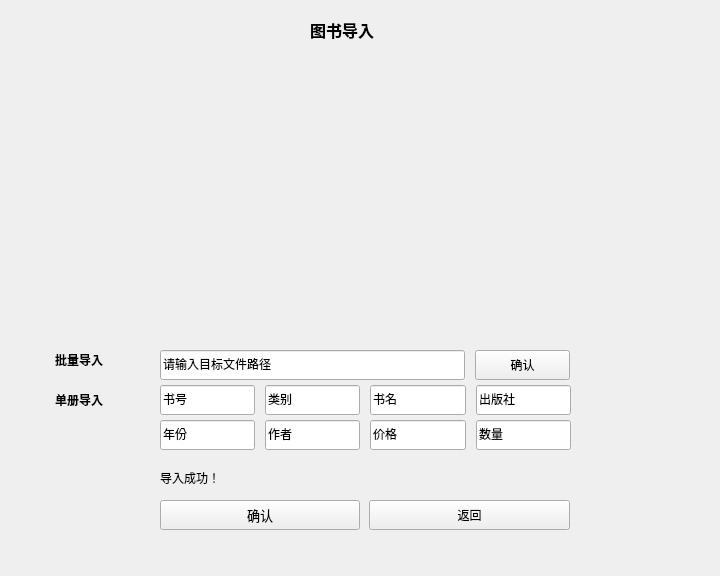
<?xml version="1.0" encoding="UTF-8"?>
<ui version="4.0">
 <class>add_book_page</class>
 <widget class="QWidget" name="add_book_page">
  <property name="geometry">
   <rect>
    <x>0</x>
    <y>0</y>
    <width>720</width>
    <height>576</height>
   </rect>
  </property>
  <property name="maximumSize">
   <size>
    <width>16777215</width>
    <height>16777215</height>
   </size>
  </property>
  <property name="windowTitle">
   <string>Form</string>
  </property>
  <widget class="QLabel" name="add_book_label">
   <property name="geometry">
    <rect>
     <x>310</x>
     <y>10</y>
     <width>131</width>
     <height>40</height>
    </rect>
   </property>
   <property name="font">
    <font>
     <family>微软雅黑</family>
     <pointsize>12</pointsize>
     <weight>75</weight>
     <bold>true</bold>
    </font>
   </property>
   <property name="text">
    <string>图书导入</string>
   </property>
  </widget>
  <widget class="QLabel" name="single_import">
   <property name="geometry">
    <rect>
     <x>55</x>
     <y>390</y>
     <width>71</width>
     <height>20</height>
    </rect>
   </property>
   <property name="font">
    <font>
     <family>微软雅黑</family>
     <weight>75</weight>
     <bold>true</bold>
    </font>
   </property>
   <property name="text">
    <string>单册导入</string>
   </property>
  </widget>
  <widget class="QLabel" name="batch_import">
   <property name="geometry">
    <rect>
     <x>55</x>
     <y>350</y>
     <width>71</width>
     <height>20</height>
    </rect>
   </property>
   <property name="font">
    <font>
     <family>微软雅黑</family>
     <weight>75</weight>
     <bold>true</bold>
    </font>
   </property>
   <property name="text">
    <string>批量导入</string>
   </property>
  </widget>
  <widget class="QLineEdit" name="path">
   <property name="geometry">
    <rect>
     <x>160</x>
     <y>350</y>
     <width>305</width>
     <height>30</height>
    </rect>
   </property>
   <property name="font">
    <font>
     <family>微软雅黑</family>
    </font>
   </property>
   <property name="text">
    <string>请输入目标文件路径</string>
   </property>
  </widget>
  <widget class="QPushButton" name="bi_confirm">
   <property name="geometry">
    <rect>
     <x>475</x>
     <y>350</y>
     <width>95</width>
     <height>30</height>
    </rect>
   </property>
   <property name="minimumSize">
    <size>
     <width>95</width>
     <height>30</height>
    </size>
   </property>
   <property name="maximumSize">
    <size>
     <width>95</width>
     <height>30</height>
    </size>
   </property>
   <property name="font">
    <font>
     <family>微软雅黑</family>
    </font>
   </property>
   <property name="text">
    <string>确认</string>
   </property>
  </widget>
  <widget class="QWidget" name="horizontalLayoutWidget">
   <property name="geometry">
    <rect>
     <x>160</x>
     <y>360</y>
     <width>411</width>
     <height>80</height>
    </rect>
   </property>
   <layout class="QHBoxLayout" name="horizontalLayout">
    <property name="spacing">
     <number>10</number>
    </property>
    <item>
     <widget class="QLineEdit" name="bno">
      <property name="minimumSize">
       <size>
        <width>0</width>
        <height>30</height>
       </size>
      </property>
      <property name="maximumSize">
       <size>
        <width>16777215</width>
        <height>30</height>
       </size>
      </property>
      <property name="font">
       <font>
        <family>微软雅黑</family>
       </font>
      </property>
      <property name="text">
       <string>书号</string>
      </property>
     </widget>
    </item>
    <item>
     <widget class="QLineEdit" name="category">
      <property name="minimumSize">
       <size>
        <width>0</width>
        <height>30</height>
       </size>
      </property>
      <property name="maximumSize">
       <size>
        <width>16777215</width>
        <height>30</height>
       </size>
      </property>
      <property name="font">
       <font>
        <family>微软雅黑</family>
       </font>
      </property>
      <property name="text">
       <string>类别</string>
      </property>
     </widget>
    </item>
    <item>
     <widget class="QLineEdit" name="title">
      <property name="minimumSize">
       <size>
        <width>0</width>
        <height>30</height>
       </size>
      </property>
      <property name="maximumSize">
       <size>
        <width>16777215</width>
        <height>30</height>
       </size>
      </property>
      <property name="font">
       <font>
        <family>微软雅黑</family>
       </font>
      </property>
      <property name="text">
       <string>书名</string>
      </property>
     </widget>
    </item>
    <item>
     <widget class="QLineEdit" name="press">
      <property name="minimumSize">
       <size>
        <width>0</width>
        <height>30</height>
       </size>
      </property>
      <property name="maximumSize">
       <size>
        <width>16777215</width>
        <height>30</height>
       </size>
      </property>
      <property name="font">
       <font>
        <family>微软雅黑</family>
       </font>
      </property>
      <property name="text">
       <string>出版社</string>
      </property>
     </widget>
    </item>
   </layout>
  </widget>
  <widget class="QWidget" name="horizontalLayoutWidget_2">
   <property name="geometry">
    <rect>
     <x>160</x>
     <y>400</y>
     <width>411</width>
     <height>71</height>
    </rect>
   </property>
   <layout class="QHBoxLayout" name="horizontalLayout_2">
    <property name="spacing">
     <number>10</number>
    </property>
    <item>
     <widget class="QLineEdit" name="year">
      <property name="minimumSize">
       <size>
        <width>0</width>
        <height>30</height>
       </size>
      </property>
      <property name="maximumSize">
       <size>
        <width>16777215</width>
        <height>30</height>
       </size>
      </property>
      <property name="font">
       <font>
        <family>微软雅黑</family>
       </font>
      </property>
      <property name="text">
       <string>年份</string>
      </property>
     </widget>
    </item>
    <item>
     <widget class="QLineEdit" name="author">
      <property name="minimumSize">
       <size>
        <width>0</width>
        <height>30</height>
       </size>
      </property>
      <property name="maximumSize">
       <size>
        <width>16777215</width>
        <height>30</height>
       </size>
      </property>
      <property name="font">
       <font>
        <family>微软雅黑</family>
       </font>
      </property>
      <property name="text">
       <string>作者</string>
      </property>
     </widget>
    </item>
    <item>
     <widget class="QLineEdit" name="price">
      <property name="minimumSize">
       <size>
        <width>0</width>
        <height>30</height>
       </size>
      </property>
      <property name="maximumSize">
       <size>
        <width>16777215</width>
        <height>30</height>
       </size>
      </property>
      <property name="font">
       <font>
        <family>微软雅黑</family>
       </font>
      </property>
      <property name="text">
       <string>价格</string>
      </property>
     </widget>
    </item>
    <item>
     <widget class="QLineEdit" name="total">
      <property name="minimumSize">
       <size>
        <width>0</width>
        <height>30</height>
       </size>
      </property>
      <property name="maximumSize">
       <size>
        <width>16777215</width>
        <height>30</height>
       </size>
      </property>
      <property name="font">
       <font>
        <family>微软雅黑</family>
       </font>
      </property>
      <property name="text">
       <string>数量</string>
      </property>
     </widget>
    </item>
   </layout>
  </widget>
  <widget class="QPushButton" name="return_button">
   <property name="geometry">
    <rect>
     <x>369</x>
     <y>500</y>
     <width>201</width>
     <height>30</height>
    </rect>
   </property>
   <property name="font">
    <font>
     <family>微软雅黑</family>
    </font>
   </property>
   <property name="text">
    <string>返回</string>
   </property>
  </widget>
  <widget class="QPushButton" name="si_confirm">
   <property name="geometry">
    <rect>
     <x>160</x>
     <y>500</y>
     <width>200</width>
     <height>30</height>
    </rect>
   </property>
   <property name="minimumSize">
    <size>
     <width>200</width>
     <height>30</height>
    </size>
   </property>
   <property name="maximumSize">
    <size>
     <width>95</width>
     <height>30</height>
    </size>
   </property>
   <property name="font">
    <font>
     <family>微软雅黑</family>
     <pointsize>10</pointsize>
    </font>
   </property>
   <property name="text">
    <string>确认</string>
   </property>
  </widget>
  <widget class="QLabel" name="success_sign">
   <property name="geometry">
    <rect>
     <x>160</x>
     <y>470</y>
     <width>91</width>
     <height>16</height>
    </rect>
   </property>
   <property name="font">
    <font>
     <family>微软雅黑</family>
    </font>
   </property>
   <property name="text">
    <string>导入成功！</string>
   </property>
  </widget>
 </widget>
 <resources/>
 <connections/>
</ui>
